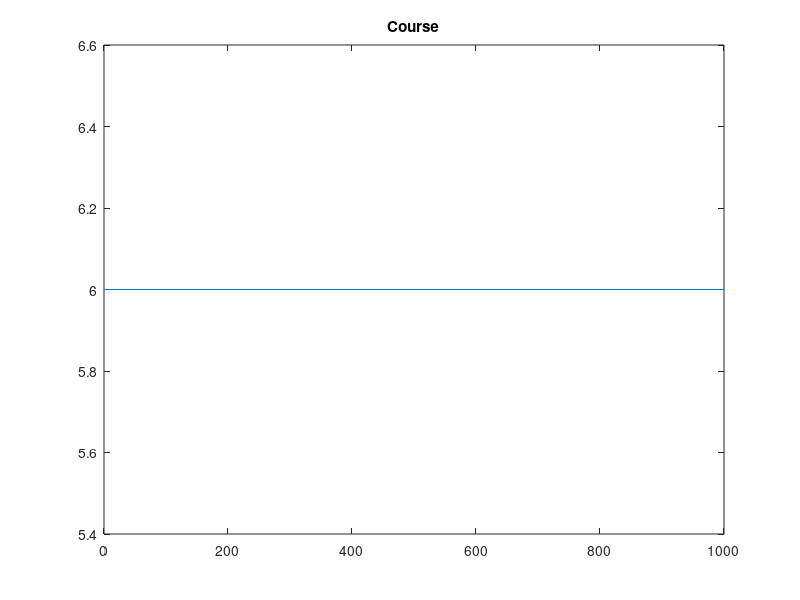

MATLAB code for this plot: (Note: this script raises an error after producing the figure.)
% compare three bikers

clear all
close all

%% Set Params
g = 9.81;   % acceleration due to gravity [m/s^2]

% Define biker parameters
% biker.m = 66.25;      % rider mass [kg]
% biker.Cr0 = 0.002;   % wheel resistance coefficient
% biker.CdA = 0.172;   % drag coeff of area [m^2]   (drag coefficient of 0.1 is also in there)
% biker.CP = 180;   % rider critical power [Watts]
% biker.Wcap = 128e3;   % rider anaerobic work capacity [J]
% biker.tau_w = 500;   % W' recovery time constant
% biker.Pm = 300; % max power [Watts]

%% Biker 1 (TT specialist)
%male rider
% biker1.m = 71;      %[kg]
% biker1.Cr0 = 0.002;
% biker1.CdA = 0.35;
% biker1.CP = 357;
% biker1.Wcap = 22000;
% biker1.tau_w = 2000;
% biker1.Pm = 450;

%female rider
biker1.m = 61.6;      %[kg]
biker1.Cr0 = 0.002;
biker1.CdA = 0.318;
biker1.CP = 282;
biker1.Wcap = 17500;
biker1.tau_w = 2000;
biker1.Pm = 363;

%% Biker 2 (Climber)
% biker2.m = 62;
% biker2.Cr0 = 0.002;
% biker2.CdA = 0.33;
% biker2.CP = 320;
% biker2.Wcap = 45000;
% biker2.tau_w = 10;
% biker2.Pm = 398;

biker2.m = 54;
biker2.Cr0 = 0.002;
biker2.CdA = 0.30;
biker2.CP = 250;
biker2.Wcap = 31000;
biker2.tau_w = 10;
biker2.Pm = 310;

% %% Biker 3 (Sprinter)
% biker3.m = 76;
% biker3.Cr0 = 0.002;
% biker3.CdA = 0.37;
% biker3.CP = 290;
% biker3.Wcap = 35000;
% biker3.tau_w = 500;
% biker3.Pm = 800;


% Define course parameters
course.L = 1e3;    %total course length [m]

phi = [6 6 6 6];
% phi = [ 0 0 0 0];

course.rho = 1.1455; % density at location [kg/m^3]
% for ii = 1:length(R)
%     if mod(ii,10) == 0
%         r_c(ii/10) = R(ii);% curvature
%         course.beta(ii/10) = beta(ii);
%     end
% end
% course.r_c = r_c;
course.headwind = 0;
course.phi = phi;

disc.N = 100;    %number of chunks in discretization

% make all r_c values 1 (cause im ignoring them)
course.r_c = ones(1,disc.N);
course.beta = zeros(1,disc.N);

figure
plot(linspace(0,course.L,length(phi)),phi)
title('Course')
% Discretize course into lil chunky bits

N = disc.N;

%% Run Model
all_Ps = zeros(2,disc.N);
all_vs = zeros(2,disc.N);
all_Tf = zeros(1,2);

all_bikers = {biker1, biker2}

for k=1:2
    biker = all_bikers{k};
    
    % run it 3 times to make sure its actually optimal
    test_Ts = zeros(1,2);
    test_Ps = zeros(2,N);
    test_vs = zeros(2,N);
    for j = 1:2
        [v,P,x] = sqp_run_6(course, all_bikers{k}, disc);
        convert_v2_multiple;
        test_Ts(j) = Tf(end);
        all_params = {all_bikers{k}, course, disc};
        test_Ps(j,:) = P;
        test_vs(j,:) = v;
    end
    ind = find(test_Ts==min(test_Ts));
    all_Ps(k,:) = test_Ps(ind,:);
    all_vs(k,:) = test_vs(ind,:);
    all_Tf(k) = test_Ts(ind);
%     plotting
    save_data_params(all_params,v,P);
    
end

figure
hold on
for i=1:2
    plot(linspace(0,course.L,disc.N),all_Ps(i,:))
end

figure
hold on
for i=1:2
    plot(linspace(0,course.L,disc.N),all_vs(i,:))
end
